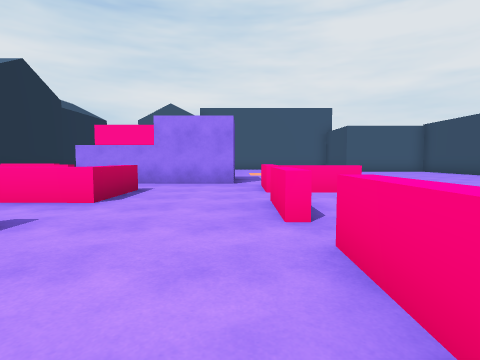
view 1 (above)

19 first-person views from a walk through a scene from a Unity 3-D project. The camera is 1.2 m above the floor, tilts 4° down and sees 80° across. The floor is counted in squares, 2 m on a side. Each view is taken from the middle of a square. On the plan, view 1 faces up. The plan holds only what a view shows up to about 9 squares ahead; the rest is blank. The place goes on beyond the plan. The player character is not drawn. Some animated figures are not drawn. Some surface patterns are stand-ins.

view 2
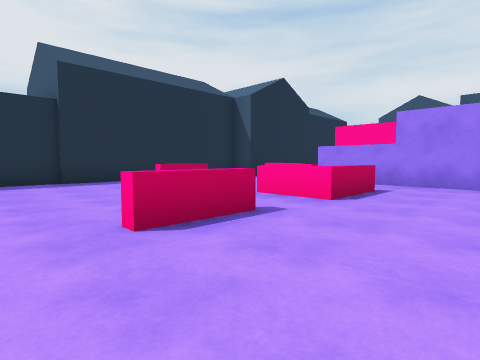

view 3
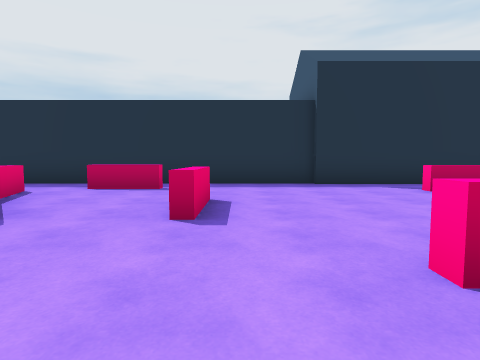

view 4
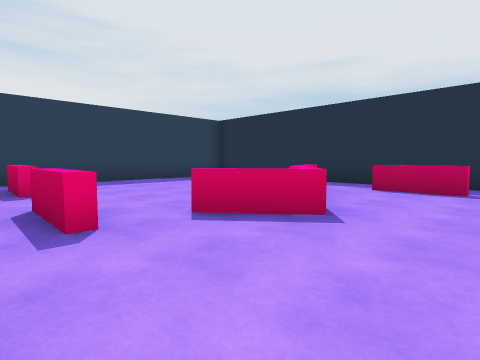

view 5
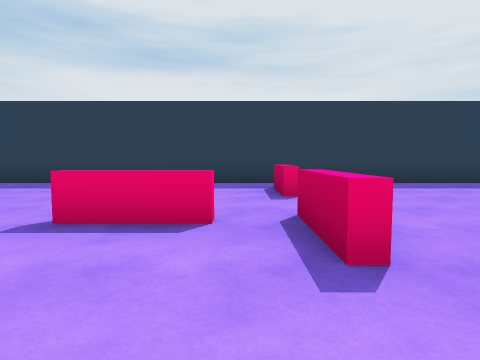

view 6
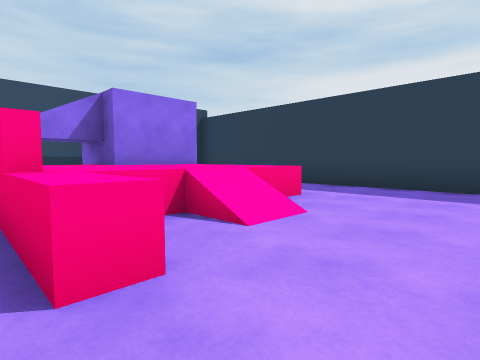

view 7
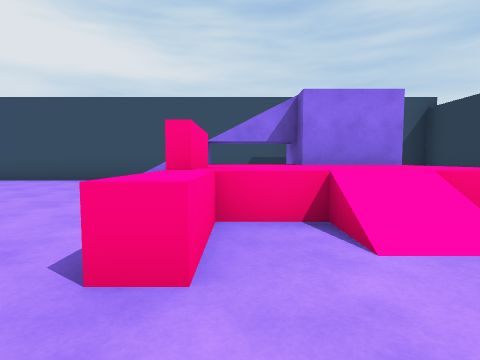

view 8
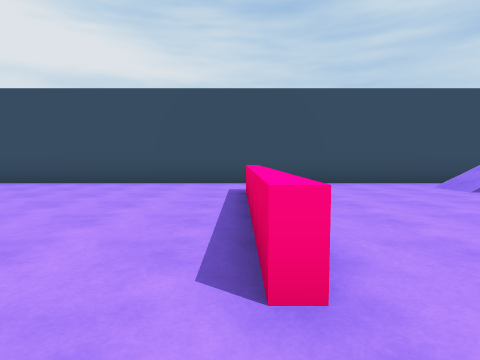

view 9
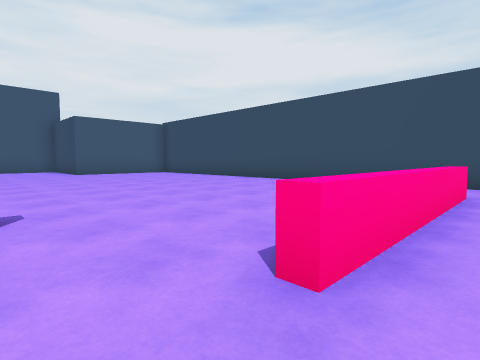

view 10
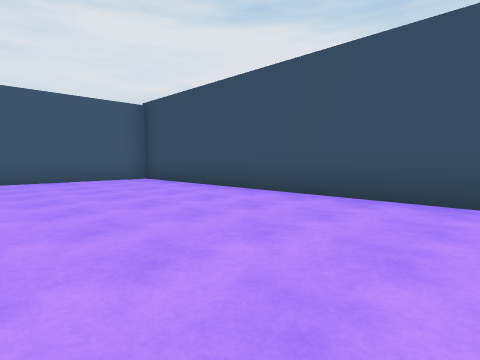

view 11
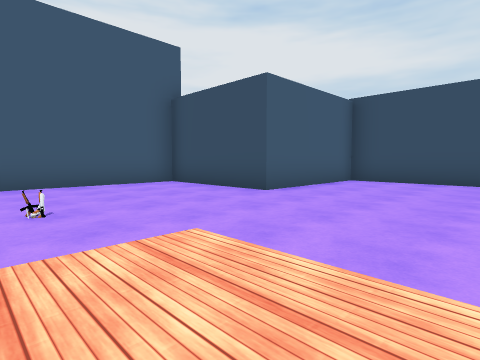

view 12
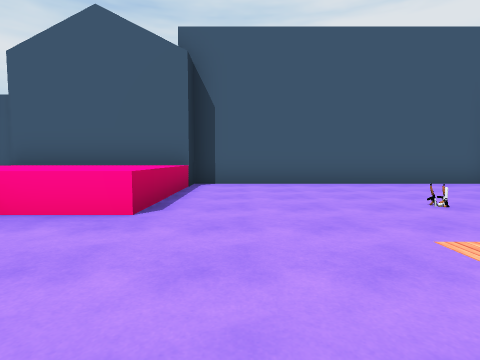

view 13
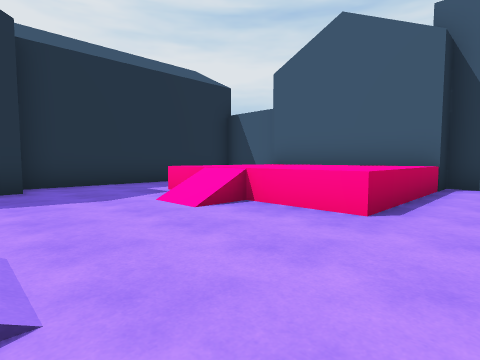

view 14
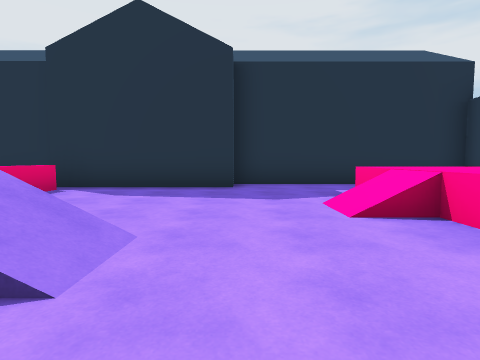

view 15
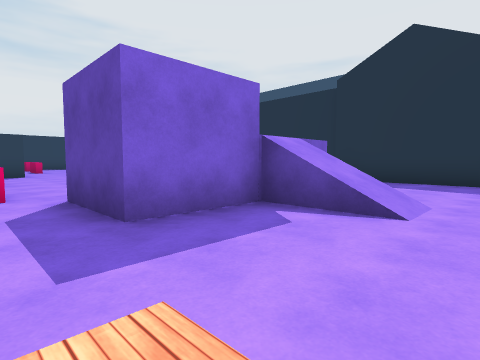

view 16
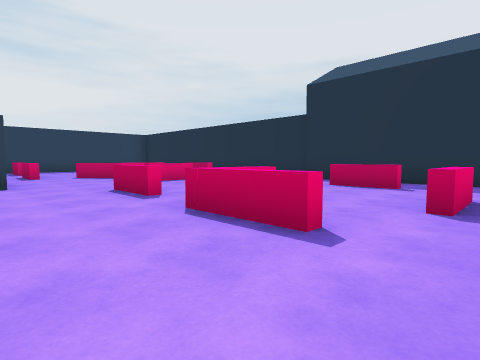

view 17
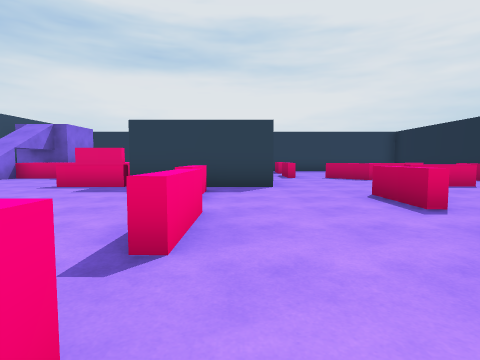

view 18
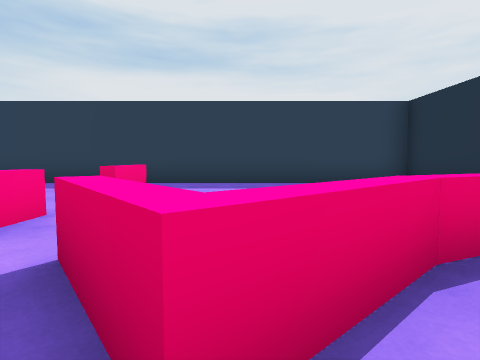

view 19
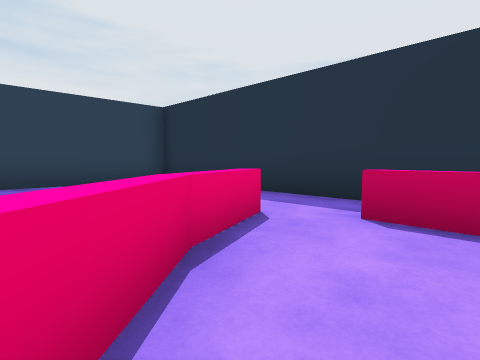

### Floor plan
Key: @ floor where view 1 was taken; # wall or solid block; . main floor; : floor 0.75 m higher than the main floor; + floor 1 m higher than the main floor; * floor 2 m higher than the main floor; / step, stairs or slope; = window, fence, low wall or low ledge; ^ raised ledge; H house; B block; O other object.
Columns run from 11 left of view 1 to 10 right of it. Each row starts with its distance up from view 1.
 19          ########
 18    ##H  H#.......O
 17  HHH  HHH#.......O
 16  HHH =+++........O
 15  HHH.=+++....O...OOOO#
 14  HHH.=.:.............#
 13  HHH.................#
 12    H.................#
 11    H....//...........#
 10    H....//... .......#
  9    H... *BBB. .......#
  8    H.^   BBB. .......#
  7  HHH  ..B............#
  6  HHH..^^....O........#
  5  HHH.....O..OO.......#
  4  HHH... OO...........#
  3  HHH... .......^OOO..#
  2 HHHH.....^...........#
  1   #.........^........#
  0   #........@.........#
 -1   #...^....OOO.......#
 -2   #.^......   ...../.#
 -3   #.^.=^#.......O../ #
 -4   #..^^.#^....^+++   #
 -5   #..  ..^.^../+++   #
 -6   #   ......../+++
 -7   #   ...^.....+++B
 -8   #  ....^......
 -9   # .............
-10    ##################

Where each view was taken, in squares from view 1:
view 1: 0 up, 0 right, facing up
view 2: 0 up, 0 right, facing up-left
view 3: 0 up, 1 left, facing left
view 4: 1 down, 1 left, facing down-left
view 5: 2 down, 1 left, facing down
view 6: 3 down, 1 right, facing down-right
view 7: 4 down, 1 right, facing right
view 8: 3 up, 2 right, facing right
view 9: 2 up, 2 right, facing up-right
view 10: 6 up, 5 right, facing up-right
view 11: 11 up, 1 right, facing up-right
view 12: 11 up, 1 left, facing up
view 13: 11 up, 1 left, facing up-left
view 14: 12 up, 1 left, facing left
view 15: 12 up, 1 right, facing down-left
view 16: 7 up, 0 right, facing down-left
view 17: 6 up, 0 right, facing down
view 18: 2 down, 4 left, facing down
view 19: 2 down, 4 left, facing down-left
